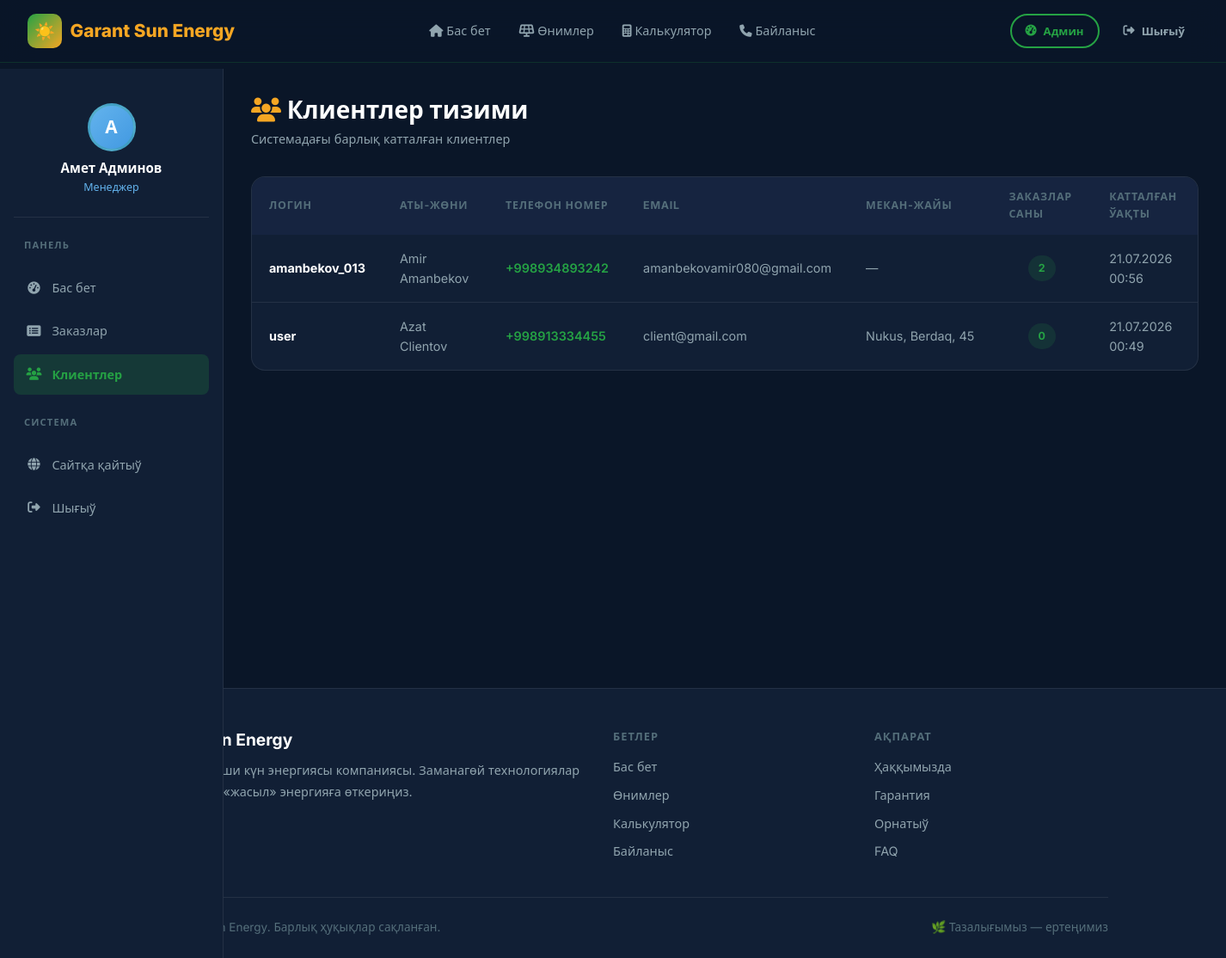
The app's page /manager/clients/ (signed in) with its own data.
### core/models.py (models this page shows, shortened)
class CustomUser(AbstractUser):
    ROLE_CHOICES = [
        ('user', 'Пайдаланыўшы'),
        ('manager', 'Менеджер'),
        ('admin', 'Админ'),
    ]
    phone = models.CharField(
        max_length=20,
        blank=True,
        null=True,
        verbose_name='Телефон номер'
    )
    role = models.CharField(
        max_length=10,
        choices=ROLE_CHOICES,
        default='user',
        verbose_name='Роль'
    )
    address = models.TextField(
        blank=True,
        null=True,
        verbose_name='Мекан-жайы'
    )
    created_at = models.DateTimeField(auto_now_add=True, verbose_name='Дизимнен өткен ўақты')
    class Meta:
        verbose_name = 'Пайдаланыўшы'
        verbose_name_plural = 'Пайдаланыўшылар'

### core/views.py (the view)
# urls.py: path('manager/clients/', views.manager_clients, name='manager_clients'),
@role_required('manager', 'admin')
def manager_clients(request):
    clients = CustomUser.objects.filter(role='user').annotate(
        orders_count=Count('orders')
    ).order_by('-created_at')
    return render(request, 'manager/clients.html', {'clients': clients})

### templates/manager/clients.html (shortened to what this page needs)
{% extends 'manager/base_manager.html' %}
{% block mgr_content %}
<div class="page-header">
  <div>
    <h1><i class="fas fa-users text-gold"></i> Клиентлер тизими</h1>
    <p>Системадағы барлық катталған клиентлер</p>
  </div>
</div>
<div class="table-wrap">
  {% if clients %}
  <table>
    <thead>
      <tr>
        <th>Логин</th>
        <th>Аты-жөни</th>
        <th>Телефон номер</th>
        <th>Email</th>
        <th>Мекан-жайы</th>
        <th>Заказлар саны</th>
        <th>Катталған ўақты</th>
      </tr>
    </thead>
    <tbody>
      {% for client in clients %}
      <tr>
        <td><strong>{{ client.username }}</strong></td>
        <td>{{ client.get_full_name|default:"—" }}</td>
        <td style="color:var(--green-light); font-weight:600;">{{ client.phone|default:"—" }}</td>
        <td>{{ client.email|default:"—" }}</td>
        <td style="max-width:200px; overflow:hidden; text-overflow:ellipsis; white-space:nowrap;">
          {{ client.address|default:"—" }}
        </td>
        <td style="text-align:center;">
          <span class="status-badge status-completed" style="font-weight:700;">
            {{ client.orders_count }}
          </span>
        </td>
        <td>{{ client.created_at|date:"d.m.Y H:i" }}</td>
      </tr>
      {% endfor %}
    </tbody>
  </table>
  {% else %}
  <div class="empty-state">
    <i class="fas fa-users"></i>
    <h3>Клиентлер ҳәзирше катталмаған</h3>
  </div>
  {% endif %}
</div>
{% endblock %}

### templates/manager/base_manager.html (shortened to what this page needs)
{% extends 'base.html' %}
{% block content %}
<div class="dashboard-layout">
  <aside class="sidebar" id="sidebar">
    <div style="text-align:center;padding:1rem 0.5rem 1.5rem;border-bottom:1px solid var(--border-light);margin-bottom:0.5rem;">
      <div class="profile-avatar" style="width:56px;height:56px;font-size:1.3rem;margin-bottom:0.5rem;background:linear-gradient(135deg,#63b3ed,#4299e1);">
        {{ user.first_name|first|default:user.username|first|upper }}
      </div>
      <div style="font-weight:600;color:var(--white);font-size:0.95rem;">{{ user.get_full_name|default:user.username }}</div>
      <div style="font-size:0.78rem;color:#63b3ed;">Менеджер</div>
    </div>
    <div class="sidebar-title">Панель</div>
    <a href="{% url 'manager_dashboard' %}" class="sidebar-link {% if request.resolver_match.url_name == 'manager_dashboard' %}active{% endif %}" id="mgr-home-link">
      <i class="fas fa-tachometer-alt"></i> Бас бет
    </a>
    <a href="{% url 'manager_orders' %}" class="sidebar-link {% if 'orders' in request.path %}active{% endif %}" id="mgr-orders-link">
      <i class="fas fa-list-alt"></i> Заказлар
    </a>
    <a href="{% url 'manager_clients' %}" class="sidebar-link {% if 'clients' in request.path %}active{% endif %}" id="mgr-clients-link">
      <i class="fas fa-users"></i> Клиентлер
    </a>
    <div class="sidebar-title" style="margin-top:1rem;">Система</div>
    <a href="{% url 'home' %}" class="sidebar-link" id="mgr-site-link">
      <i class="fas fa-globe"></i> Сайтқа қайтыў
    </a>
    <a href="{% url 'logout' %}" class="sidebar-link" id="mgr-logout-link">
      <i class="fas fa-sign-out-alt"></i> Шығыў
    </a>
  </aside>
  <main class="main-content">
    {% block mgr_content %}{% endblock %}
  </main>
</div>
{% endblock %}

### static/css/style.css (style rules this page uses)
:root { --green-primary: #1a6b35; --green-light: #25a244; --green-dark: #0f4520; --green-glow: rgba(37, 162, 68, 0.25); --gold: #f5a623; --gold-light: #ffd166; --gold-dark: #d4891a; --white: #ffffff; --bg-dark: #0a1628; --bg-card: #111f35; --bg-card2: #162440; --text-primary: #e8f5e9; --text-secondary: #90a4ae; --text-muted: #546e7a; --border: rgba(37, 162, 68, 0.2); --border-light: rgba(255, 255, 255, 0.08); --shadow-green: 0 0 30px rgba(37, 162, 68, 0.15); --shadow-card: 0 8px 32px rgba(0, 0, 0, 0.4); --radius: 16px; --radius-sm: 8px; --radius-lg: 24px; --transition: all 0.3s cubic-bezier(0.4, 0, 0.2, 1); }
*, *::before, *::after { box-sizing: border-box; margin: 0; padding: 0; }
html { scroll-behavior: smooth; }
body { font-family: 'Inter', system-ui, sans-serif; background: var(--bg-dark); color: var(--text-primary); line-height: 1.6; min-height: 100vh; overflow-x: hidden; }
a { color: var(--green-light); text-decoration: none; transition: var(--transition); }
h1, h2, h3, h4, h5 { font-weight: 700; line-height: 1.2; }
h1 { font-size: clamp(2rem, 5vw, 3.5rem); }
.dashboard-layout { display: flex; min-height: 100vh; padding-top: 80px; }
.sidebar { width: 260px; background: var(--bg-card); border-right: 1px solid var(--border-light); padding: 1.5rem 1rem; position: fixed; left: 0; top: 80px; bottom: 0; overflow-y: auto; z-index: 100; transition: var(--transition); }
.sidebar-title { font-size: 0.7rem; font-weight: 700; text-transform: uppercase; letter-spacing: 0.1em; color: var(--text-muted); padding: 0.5rem 0.75rem; margin-bottom: 0.5rem; margin-top: 1rem; }
.sidebar-link { display: flex; align-items: center; gap: 0.75rem; padding: 0.75rem 0.9rem; border-radius: var(--radius-sm); color: var(--text-secondary); font-size: 0.9rem; font-weight: 500; transition: var(--transition); margin-bottom: 0.2rem; }
.sidebar-link.active { background: rgba(37, 162, 68, 0.2); color: var(--green-light); font-weight: 600; }
.sidebar-link i { width: 18px; text-align: center; }
.main-content { margin-left: 260px; flex: 1; padding: 2rem; }
.table-wrap { background: var(--bg-card); border: 1px solid var(--border-light); border-radius: var(--radius); overflow: hidden; }
table { width: 100%; border-collapse: collapse; }
thead th { background: var(--bg-card2); padding: 0.85rem 1.25rem; text-align: left; font-size: 0.78rem; font-weight: 700; text-transform: uppercase; letter-spacing: 0.06em; color: var(--text-muted); }
tbody tr { border-bottom: 1px solid var(--border-light); transition: var(--transition); }
tbody tr:last-child { border-bottom: none; }
tbody td { padding: 1rem 1.25rem; font-size: 0.9rem; color: var(--text-secondary); }
tbody td:first-child { color: var(--white); font-weight: 500; }
.status-badge { display: inline-flex; align-items: center; gap: 0.35rem; padding: 0.3rem 0.75rem; border-radius: 50px; font-size: 0.78rem; font-weight: 600; }
.status-completed { background: rgba(37, 162, 68, 0.15); color: var(--green-light); }
.page-header { margin-bottom: 2rem; display: flex; align-items: flex-start; justify-content: space-between; flex-wrap: wrap; gap: 1rem; }
.page-header h1 { font-size: 1.75rem; color: var(--white); margin-bottom: 0.25rem; }
.page-header p { color: var(--text-secondary); font-size: 0.9rem; }
.text-gold { color: var(--gold); }
.profile-avatar { width: 80px; height: 80px; border-radius: 50%; background: linear-gradient(135deg, var(--green-light), var(--gold)); display: flex; align-items: center; justify-content: center; font-size: 2rem; font-weight: 700; color: var(--white); margin: 0 auto 1rem; border: 3px solid var(--border); }

### records on screen
CustomUser: first_name|first "А", get_full_name "Амет Админов"
CustomUser: username "amanbekov_013", get_full_name "Amir Amanbekov", phone "+998934893242", email "amanbekovamir080@gmail.com", address "—", orders_count "2", created_at "21.07.2026 00:56"
CustomUser: username "user", get_full_name "Azat Clientov", phone "+998913334455", email "client@gmail.com", address "Nukus, Berdaq, 45", orders_count "0", created_at "21.07.2026 00:49"
